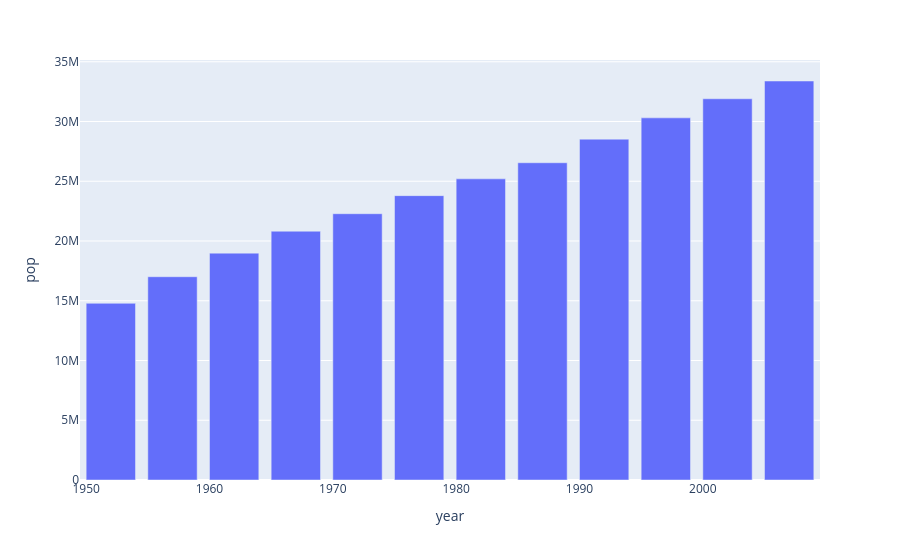

The cell this chart's notebook holds for it:
### Code cell
var=px.data.gapminder().query("country == 'Canada'")
print(var)
fig=px.bar(var,x="year",y="pop")
fig.show()

### Figure 1 — Plotly figure (JSON) as saved in the notebook; plotly's stock layout.template omitted (floating-point values rounded to 4 significant figures)
{"data": [{"hovertemplate": "year=%{x}<br>pop=%{y}<extra></extra>", "legendgroup": "", "marker": {"color": "#636efa", "pattern": {"shape": ""}}, "name": "", "orientation": "v", "showlegend": false, "textposition": "auto", "type": "bar", "x": [1952, 1957, 1962, 1967, 1972, 1977, 1982, 1987, 1992, 1997, 2002, 2007], "xaxis": "x", "y": [14785584, 17010154, 18985849, 20819767, 22284500, 23796400, 25201900, 26549700, 28523502, 30305843, 31902268, 33390141], "yaxis": "y"}], "layout": {"barmode": "relative", "legend": {"tracegroupgap": 0}, "margin": {"t": 60}, "xaxis": {"anchor": "y", "domain": [0, 1], "title": {"text": "year"}}, "yaxis": {"anchor": "x", "domain": [0, 1], "title": {"text": "pop"}}}}
